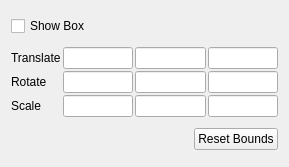
<?xml version="1.0" encoding="UTF-8"?>
<ui version="4.0">
 <class>pqNonRotatingBoxWidget</class>
 <widget class="QWidget" name="pqNonRotatingBoxWidget">
  <property name="geometry">
   <rect>
    <x>0</x>
    <y>0</y>
    <width>289</width>
    <height>167</height>
   </rect>
  </property>
  <property name="windowTitle">
   <string>Form</string>
  </property>
  <layout class="QGridLayout">
   <item row="0" column="0" colspan="2">
    <widget class="QCheckBox" name="show3DWidget">
     <property name="text">
      <string>Show Box</string>
     </property>
    </widget>
   </item>
   <item row="1" column="0" colspan="2">
    <layout class="QGridLayout">
     <property name="spacing">
      <number>2</number>
     </property>
     <item row="0" column="0">
      <widget class="QLabel" name="label">
       <property name="text">
        <string>Translate</string>
       </property>
      </widget>
     </item>
     <item row="0" column="1">
      <widget class="pqLineEdit" name="positionX"/>
     </item>
     <item row="0" column="2">
      <widget class="pqLineEdit" name="positionY"/>
     </item>
     <item row="0" column="3">
      <widget class="pqLineEdit" name="positionZ"/>
     </item>
     <item row="1" column="0">
      <widget class="QLabel" name="label_2">
       <property name="text">
        <string>Rotate</string>
       </property>
      </widget>
     </item>
     <item row="1" column="1">
      <widget class="pqLineEdit" name="rotationX"/>
     </item>
     <item row="1" column="2">
      <widget class="pqLineEdit" name="rotationY"/>
     </item>
     <item row="1" column="3">
      <widget class="pqLineEdit" name="rotationZ"/>
     </item>
     <item row="2" column="0">
      <widget class="QLabel" name="label_3">
       <property name="text">
        <string>Scale</string>
       </property>
      </widget>
     </item>
     <item row="2" column="1">
      <widget class="pqLineEdit" name="scaleX"/>
     </item>
     <item row="2" column="2">
      <widget class="pqLineEdit" name="scaleY"/>
     </item>
     <item row="2" column="3">
      <widget class="pqLineEdit" name="scaleZ"/>
     </item>
    </layout>
   </item>
   <item row="2" column="0">
    <spacer>
     <property name="orientation">
      <enum>Qt::Horizontal</enum>
     </property>
     <property name="sizeHint" stdset="0">
      <size>
       <width>40</width>
       <height>20</height>
      </size>
     </property>
    </spacer>
   </item>
   <item row="2" column="1">
    <widget class="QPushButton" name="resetBounds">
     <property name="text">
      <string>Reset Bounds</string>
     </property>
    </widget>
   </item>
  </layout>
 </widget>
 <customwidgets>
  <customwidget>
   <class>pqLineEdit</class>
   <extends>QLineEdit</extends>
   <header>pqLineEdit.h</header>
  </customwidget>
 </customwidgets>
 <resources/>
 <connections/>
</ui>
